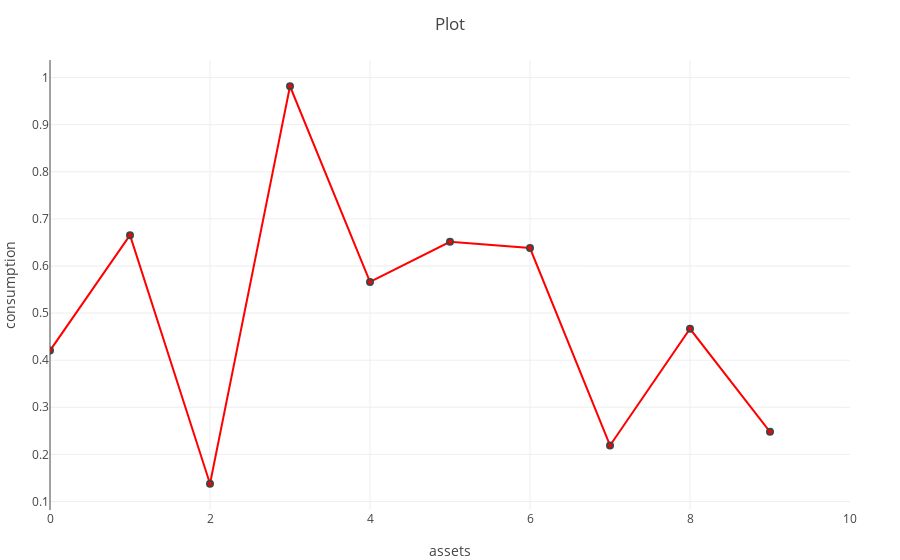

This figure's notebook cell:
### Markdown cell above
To actually display a plot, we tie one or more traces together with a layotu by calling the plot function:

### Code cell
plot(trace1, layout)

### Figure 1 — Plotly figure (JSON) as saved in the notebook; plotly's stock layout.template omitted (floating-point values rounded to 4 significant figures)
{"data": [{"marker": {"color": "red", "line": {"width": 2}}, "type": "scatter", "y": [0.4203, 0.6655, 0.1376, 0.9816, 0.566, 0.6515, 0.6382, 0.2189, 0.4667, 0.248]}], "layout": {"margin": {"b": 50, "l": 50, "r": 50, "t": 60}, "title": "Plot", "xaxis": {"range": [0, 10], "title": "assets"}, "yaxis": {"title": "consumption"}}}
